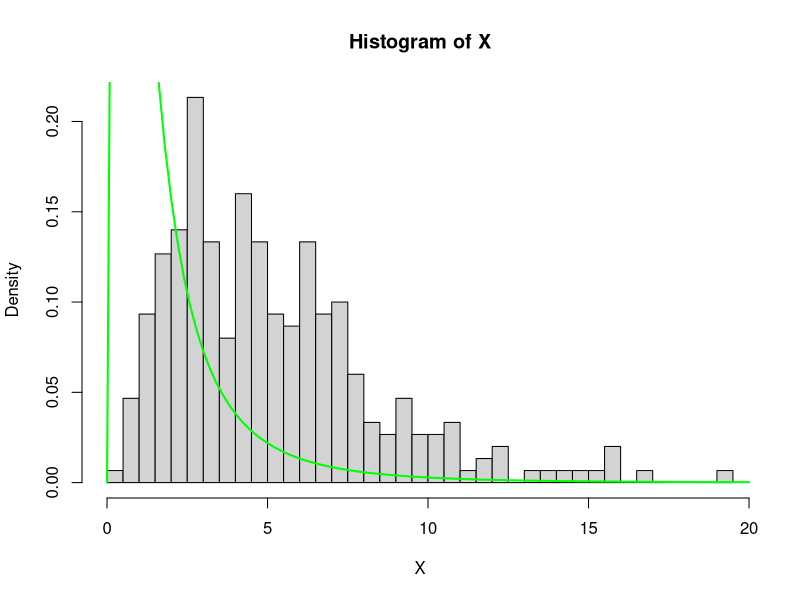

Generate this figure with R:

data <- read.table("lesson2/distr8.txt", header = TRUE, sep = "\t")

X <- sort(data$X)

hist(X, breaks=30, probability = TRUE)

lambda <- 4

# Додавання гладкої лінії логнормального розподілу
meanlog <- 0
sdlog <- 1
curve(dlnorm(x, meanlog = meanlog, sdlog = sdlog), from = 0, to = 20, col = "green", lwd = 2, add = TRUE)
